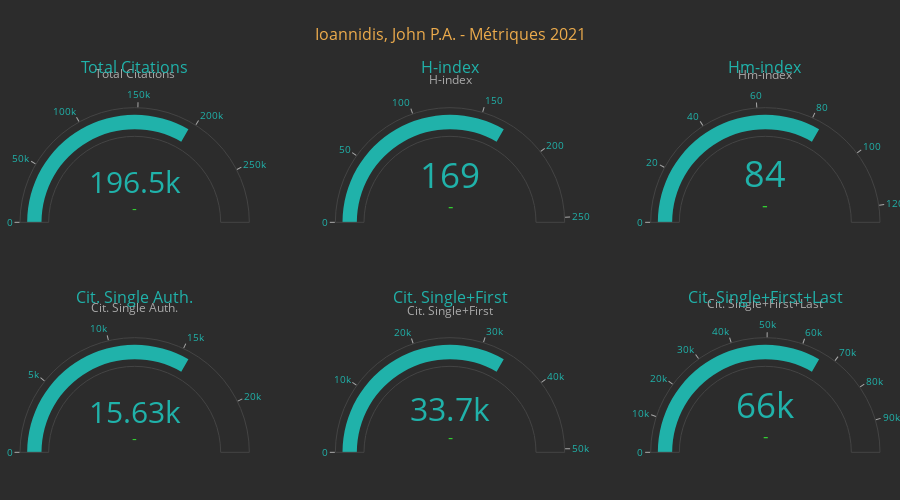

Notebook code for this chart:
### Code cell
client.interactive_author_metrics()

### Figure 1 — Plotly figure (JSON) as saved in the notebook; plotly's stock layout.template omitted (floating-point values rounded to 4 significant figures)
{"data": [{"delta": {"decreasing": {"color": "indianred"}, "increasing": {"color": "limegreen"}}, "domain": {"x": [0, 0.2667], "y": [0.575, 1]}, "gauge": {"axis": {"range": [null, null], "tickcolor": "#aaa"}, "bar": {"color": "lightseagreen"}, "threshold": {"line": {"color": "red", "width": 4}, "thickness": 0.75}}, "mode": "gauge+number+delta", "title": {"font": {"color": "#aaa", "size": 12}, "text": "Total Citations"}, "type": "indicator", "value": 196509}, {"delta": {"decreasing": {"color": "indianred"}, "increasing": {"color": "limegreen"}}, "domain": {"x": [0.3667, 0.6333], "y": [0.575, 1]}, "gauge": {"axis": {"range": [null, null], "tickcolor": "#aaa"}, "bar": {"color": "lightseagreen"}, "threshold": {"line": {"color": "red", "width": 4}, "thickness": 0.75}}, "mode": "gauge+number+delta", "title": {"font": {"color": "#aaa", "size": 12}, "text": "H-index"}, "type": "indicator", "value": 169}, {"delta": {"decreasing": {"color": "indianred"}, "increasing": {"color": "limegreen"}}, "domain": {"x": [0.7333, 1], "y": [0.575, 1]}, "gauge": {"axis": {"range": [null, null], "tickcolor": "#aaa"}, "bar": {"color": "lightseagreen"}, "threshold": {"line": {"color": "red", "width": 4}, "thickness": 0.75}}, "mode": "gauge+number+delta", "title": {"font": {"color": "#aaa", "size": 12}, "text": "Hm-index"}, "type": "indicator", "value": 83.96}, {"delta": {"decreasing": {"color": "indianred"}, "increasing": {"color": "limegreen"}}, "domain": {"x": [0, 0.2667], "y": [0, 0.425]}, "gauge": {"axis": {"range": [null, null], "tickcolor": "#aaa"}, "bar": {"color": "lightseagreen"}, "threshold": {"line": {"color": "red", "width": 4}, "thickness": 0.75}}, "mode": "gauge+number+delta", "title": {"font": {"color": "#aaa", "size": 12}, "text": "Cit. Single Auth."}, "type": "indicator", "value": 15627}, {"delta": {"decreasing": {"color": "indianred"}, "increasing": {"color": "limegreen"}}, "domain": {"x": [0.3667, 0.6333], "y": [0, 0.425]}, "gauge": {"axis": {"range": [null, null], "tickcolor": "#aaa"}, "bar": {"color": "lightseagreen"}, "threshold": {"line": {"color": "red", "width": 4}, "thickness": 0.75}}, "mode": "gauge+number+delta", "title": {"font": {"color": "#aaa", "size": 12}, "text": "Cit. Single+First"}, "type": "indicator", "value": 33660}, {"delta": {"decreasing": {"color": "indianred"}, "increasing": {"color": "limegreen"}}, "domain": {"x": [0.7333, 1], "y": [0, 0.425]}, "gauge": {"axis": {"range": [null, null], "tickcolor": "#aaa"}, "bar": {"color": "lightseagreen"}, "threshold": {"line": {"color": "red", "width": 4}, "thickness": 0.75}}, "mode": "gauge+number+delta", "title": {"font": {"color": "#aaa", "size": 12}, "text": "Cit. Single+First+Last"}, "type": "indicator", "value": 66021}], "layout": {"annotations": [{"font": {"size": 16}, "showarrow": false, "text": "Total Citations", "x": 0.1333, "xanchor": "center", "xref": "paper", "y": 1, "yanchor": "bottom", "yref": "paper"}, {"font": {"size": 16}, "showarrow": false, "text": "H-index", "x": 0.5, "xanchor": "center", "xref": "paper", "y": 1, "yanchor": "bottom", "yref": "paper"}, {"font": {"size": 16}, "showarrow": false, "text": "Hm-index", "x": 0.8667, "xanchor": "center", "xref": "paper", "y": 1, "yanchor": "bottom", "yref": "paper"}, {"font": {"size": 16}, "showarrow": false, "text": "Cit. Single Auth.", "x": 0.1333, "xanchor": "center", "xref": "paper", "y": 0.425, "yanchor": "bottom", "yref": "paper"}, {"font": {"size": 16}, "showarrow": false, "text": "Cit. Single+First", "x": 0.5, "xanchor": "center", "xref": "paper", "y": 0.425, "yanchor": "bottom", "yref": "paper"}, {"font": {"size": 16}, "showarrow": false, "text": "Cit. Single+First+Last", "x": 0.8667, "xanchor": "center", "xref": "paper", "y": 0.425, "yanchor": "bottom", "yref": "paper"}], "font": {"color": "lightseagreen", "size": 10}, "height": 500, "margin": {"b": 20, "l": 20, "r": 20, "t": 80}, "paper_bgcolor": "#2C2C2C", "plot_bgcolor": "#2C2C2C", "title": {"font": {"color": "#ECAB4C", "size": 16}, "text": "Ioannidis, John P.A. - Métriques 2021", "x": 0.5}}}
